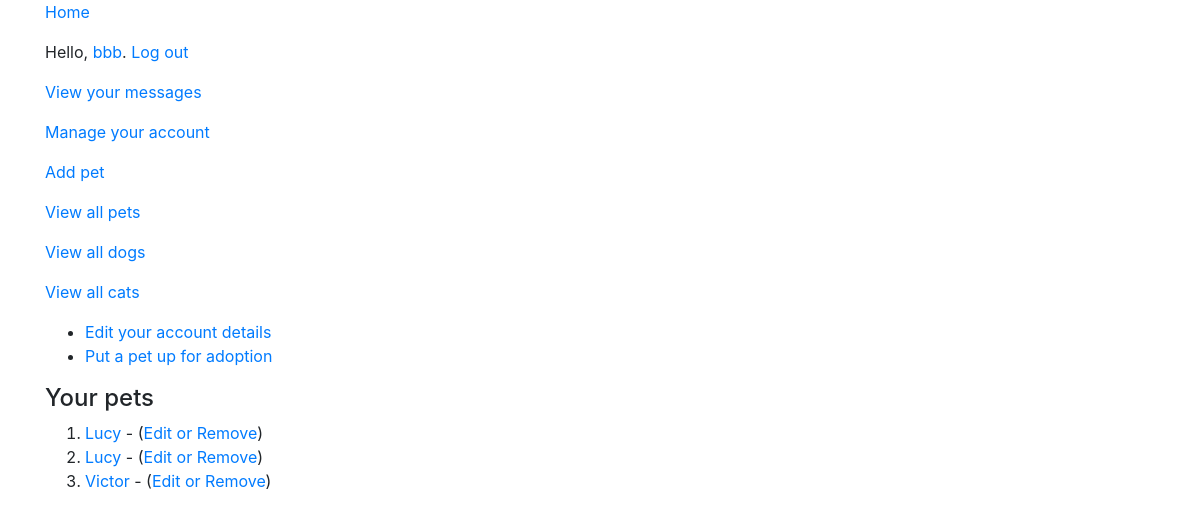
/account (signed in), run on the app's committed database.
### tables this page shows
CREATE TABLE "pets" (
	"id"	integer NOT NULL PRIMARY KEY AUTOINCREMENT,
	"owner"	integer,
	"name"	text,
	"age"	text,
	"gender"	text,
	"animal"	TEXT,
	"breed"	TEXT,
	"entry_date"	datetime,
	"description"	text,
	FOREIGN KEY("owner") REFERENCES "users"("id")
);

### app.py (the view)
@app.route('/account')
@login_required
def account():
    user = session.get("user")
    user_id = session.get("user_id")
    db = sqlite3.connect('app.db')
    c = db.cursor()
    rows = c.execute('SELECT * FROM pets WHERE owner = ?', (user_id,)).fetchall()
    return render_template("account.html", user=user, rows=rows)

### app.py (called while the page is built)
@app.after_request
def after_request(response):
    response.headers['Cache-Control'] = 'no-cache, no-store, must-revalidate'
    response.headers['Expires'] = 0
    response.headers['Pragma'] = 'no-cache'
    return response

### helpers.py (called while the page is built)
def login_required(f):
    @wraps(f)
    def decorated_function(*args, **kwargs):
        if session.get("user") is None:
            return redirect("/login")
        return f(*args, **kwargs)
    return decorated_function

### templates/account.html (shortened to what this page needs)
{% extends "layout.html" %}
{% block main %}
<div class="container">
    <ul>
        <li><a href="/account/edit">Edit your account details</a></li>
        <li><a href="/add_pet">Put a pet up for adoption</a></li>
    </ul>
    <h4>Your pets</h4>
    <ol>
        {% for pet in rows %}
        <li><a href="/pets/{{ pet[0] }}">{{ pet[2] }}</a> - (<a href="">Edit or Remove</a>)</li>
        {% endfor %}
    </ol>
</div>
{% endblock %}

### data on the page
pets: name "Lucy"
pets: name "Lucy"
pets: name "Victor"

### other printed values
{{ user }} "bbb"
